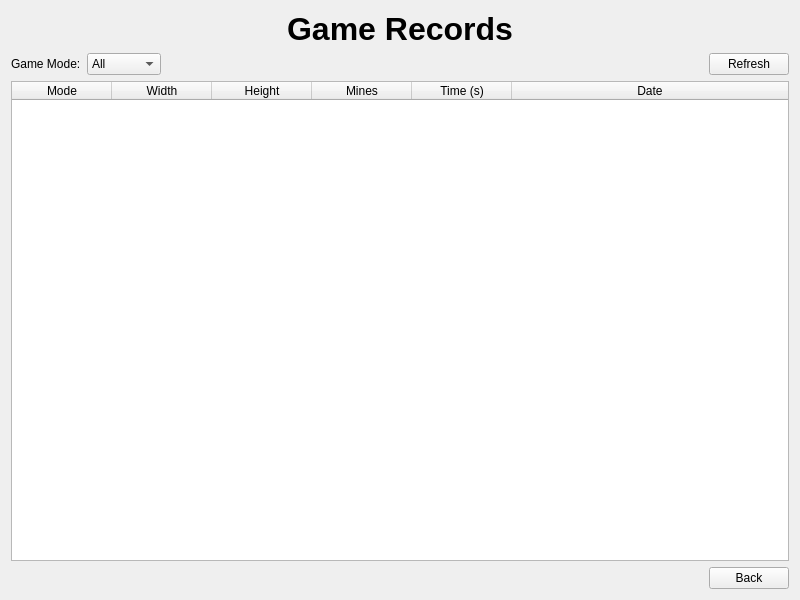
<?xml version="1.0" encoding="UTF-8"?>
<ui version="4.0">
 <class>RecordView</class>
 <widget class="QWidget" name="RecordView">
  <property name="geometry">
   <rect>
    <x>0</x>
    <y>0</y>
    <width>800</width>
    <height>600</height>
   </rect>
  </property>
  <property name="windowTitle">
   <string>Game Records</string>
  </property>
  <layout class="QVBoxLayout" name="verticalLayout">
   <item>
    <widget class="QLabel" name="title">
     <property name="font">
      <font>
       <pointsize>24</pointsize>
       <bold>true</bold>
      </font>
     </property>
     <property name="text">
      <string>Game Records</string>
     </property>
     <property name="alignment">
      <set>Qt::AlignCenter</set>
     </property>
    </widget>
   </item>
   <item>
    <layout class="QHBoxLayout" name="horizontalLayout">
     <item>
      <widget class="QLabel" name="modeLabel">
       <property name="text">
        <string>Game Mode:</string>
       </property>
      </widget>
     </item>
     <item>
      <widget class="QComboBox" name="modeComboBox">
       <item>
        <property name="text">
         <string>All</string>
        </property>
       </item>
       <item>
        <property name="text">
         <string>Easy</string>
        </property>
       </item>
       <item>
        <property name="text">
         <string>Medium</string>
        </property>
       </item>
       <item>
        <property name="text">
         <string>Hard</string>
        </property>
       </item>
       <item>
        <property name="text">
         <string>Custom</string>
        </property>
       </item>
      </widget>
     </item>
     <item>
      <spacer name="horizontalSpacer">
       <property name="orientation">
        <enum>Qt::Horizontal</enum>
       </property>
       <property name="sizeHint" stdset="0">
        <size>
         <width>40</width>
         <height>20</height>
        </size>
       </property>
      </spacer>
     </item>
     <item>
      <widget class="QPushButton" name="refreshButton">
       <property name="text">
        <string>Refresh</string>
       </property>
      </widget>
     </item>
    </layout>
   </item>
   <item>
    <widget class="QTableWidget" name="recordTable">
     <property name="editTriggers">
      <set>QAbstractItemView::NoEditTriggers</set>
     </property>
     <property name="selectionMode">
      <enum>QAbstractItemView::SingleSelection</enum>
     </property>
     <property name="selectionBehavior">
      <enum>QAbstractItemView::SelectRows</enum>
     </property>
     <attribute name="horizontalHeaderStretchLastSection">
      <bool>true</bool>
     </attribute>
     <column>
      <property name="text">
       <string>Mode</string>
      </property>
     </column>
     <column>
      <property name="text">
       <string>Width</string>
      </property>
     </column>
     <column>
      <property name="text">
       <string>Height</string>
      </property>
     </column>
     <column>
      <property name="text">
       <string>Mines</string>
      </property>
     </column>
     <column>
      <property name="text">
       <string>Time (s)</string>
      </property>
     </column>
     <column>
      <property name="text">
       <string>Date</string>
      </property>
     </column>
    </widget>
   </item>
   <item>
    <layout class="QHBoxLayout" name="buttonLayout">
     <item>
      <spacer name="buttonSpacer">
       <property name="orientation">
        <enum>Qt::Horizontal</enum>
       </property>
       <property name="sizeHint" stdset="0">
        <size>
         <width>40</width>
         <height>20</height>
        </size>
       </property>
      </spacer>
     </item>
     <item>
      <widget class="QPushButton" name="backButton">
       <property name="text">
        <string>Back</string>
       </property>
      </widget>
     </item>
    </layout>
   </item>
  </layout>
 </widget>
 <resources/>
 <connections/>
</ui>
